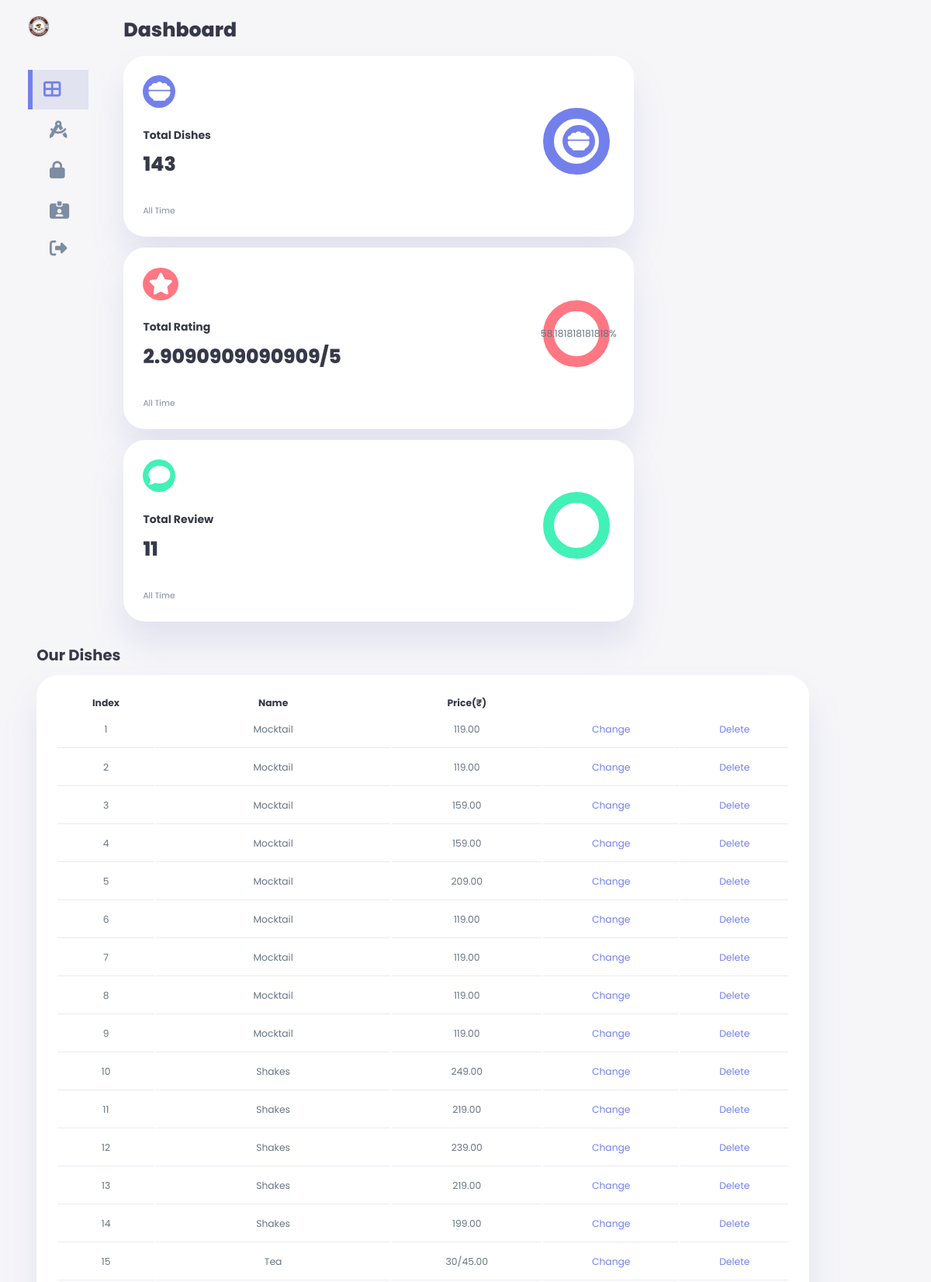
/admin/index (signed in, upper part), run on the app's committed database.
### tables this page shows
CREATE TABLE `menu` (
  `id` int(11) NOT NULL,
  `d_name` varchar(255) NOT NULL,
  `price` varchar(255) NOT NULL,
  `images` varchar(255) NOT NULL,
  `ingridient` varchar(255) NOT NULL,
  `type` varchar(255) NOT NULL,
  `Description` varchar(255) NOT NULL,
  `Special_dish` int(2) NOT NULL
);

### admin/index.php (the view, shortened to what this page needs)
<?php
require_once '../includes/config.php';
$menu_list = mysqli_query($db,"SELECT * FROM `menu`");
$tot_review = mysqli_query($db,"SELECT * FROM review");
$tot_dish = mysqli_num_rows($menu_list);
$obtain_reviw = 0;
$total_reviw = mysqli_num_rows($tot_review);
while($r_res = mysqli_fetch_array($tot_review)){
    $obtain_reviw = $obtain_reviw + $r_res['rating'];
}
?>
<!DOCTYPE html>
<html lang="en">
<head>
    <link rel="stylesheet" href="css/style.css">
    <link rel="stylesheet" href="https://cdnjs.cloudflare.com/ajax/libs/font-awesome/6.2.1/css/all.min.css" />
</head>
<body>
    <div class="container">
        <aside>
            <div class="top">
                <div class="logo">
                    <img src="../images/logo.png" alt="">
                </div>
            </div>
            <div class="sidebar">
                <a href="index"  class="active">
                    <i class="fas fa-th-large"></i>
                </a>
                <a href="add-dish" class="">
                    <i class="fas fa-drafting-compass"></i>
                </a>
                <a href="change-password">
                    <i class="fa fa-lock"></i>
                </a>
                <a href="add-img">
                    <i class="fas fa-id-card-alt"></i>
                </a>
                <a href="">
                    <i class="fas fa-sign-out-alt"></i>
                </a>
            </div>
        </aside>
        <main>
            <h1>Dashboard</h1>
            <div class="insights">
                <div class="sales">
                    <i class="fa-solid fa-bowl-food"></i>
                    <div class="middle">
                        <div class="left">
                            <h3>Total Dishes</h3>
                            <h1><?php echo $tot_dish; ?></h1>
                        </div>
                        <div class="progress">
                            <div class="number">
                                <p style="text-align: center; position:absolute;"><i class="fa-solid fa-bowl-food"></i></p>
                            </div>
                        </div>
                    </div>
                    <small class="text-muted">
                        All Time
                    </small>
                </div>
                <div class="rating">
                    <i class="fas fa-star"></i>
                    <div class="middle">
                        <div class="left">
                            <h3>Total Rating</h3>
                            <h1><?php echo $obtain_reviw/$total_reviw.'/5'; ?></h1>
                        </div>
                        <div class="progress">
                            <svg>
                                <circle cx="38" cy="38" r="36" ></circle>
                            </svg>
                            <div class="number">
                                <p><?php echo ($obtain_reviw/($total_reviw*5))*100 .'%'; ?></p>
                            </div>
                        </div>
                    </div>
                    <small class="text-muted">
                        All Time
                    </small>
                </div>
                <div class="income">
                    <i class="fa-solid fa-comment"></i>
                    <div class="middle">
                        <div class="left">
                            <h3>Total Review</h3>
                            <h1><?php echo $total_reviw; ?></h1>
                        </div>
                        <div class="progress">
                            <svg>
                                <circle cx="38" cy="38" r="36" ></circle>
                            </svg>
                            <div class="number">
                            </div>
                        </div>
                    </div>
                    <small class="text-muted">
                        All Time
                    </small>
                </div>
            </div>
            <div class="recent-order">
                <h2>Our Dishes</h2>
                <table>
                    <thead>
                        <tr>
                            <th>Index</th>
                            <th>Name</th>
                            <th>Price(&#8377;)</th>
                            <th></th>
                            <th></th>
                        </tr>
                    </thead>
                    <tbody>
                        <?php
                        $index = 1;
                        while($m_res = mysqli_fetch_array($menu_list)) { ?>
                        <tr>
                            <td><?php echo $index; ?></td>
                            <td><?php echo $m_res['d_name']; ?></td>
                            <td><?php echo $m_res['price'].'.00'; ?></td>
                            <td class="warning" ><a href="update-dish?update_id=<?php echo $m_res['id']; ?>">Change</a></td>
                            <td class="danger"><a href="delete-dish?dish_id=<?php echo $m_res['id'];?>">Delete</a></td>
                        </tr>
                        <?php $index++; }?>
                    </tbody>
                </table>
            </div>
        </main>
    </div>
</body>
</html>

### data on the page
menu: d_name "Mocktail", price "119"
menu: d_name "Mocktail", price "119"
menu: d_name "Mocktail", price "159"
menu: d_name "Mocktail", price "159"
menu: d_name "Mocktail", price "209"
menu: d_name "Mocktail", price "119"
menu: d_name "Mocktail", price "119"
menu: d_name "Mocktail", price "119"
menu: d_name "Mocktail", price "119"
menu: d_name "Shakes", price "249"
menu: d_name "Shakes", price "219"
menu: d_name "Shakes", price "239"
menu: d_name "Shakes", price "219"
menu: d_name "Shakes", price "199"
menu: d_name "Tea", price "30/45"

### other printed values
$tot_dish "143"
$obtain_reviw/$total_reviw "2.9090909090909"
$total_reviw "11"
